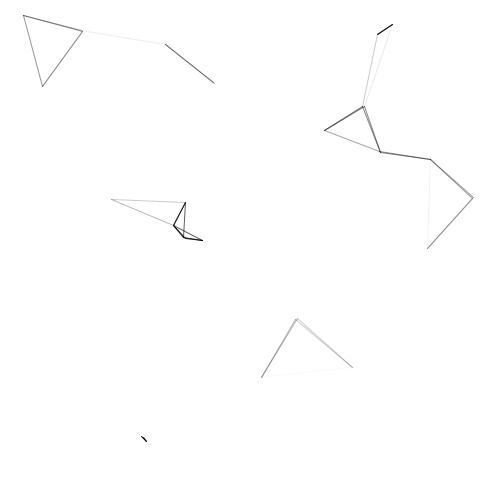
Frame 1 (no input)
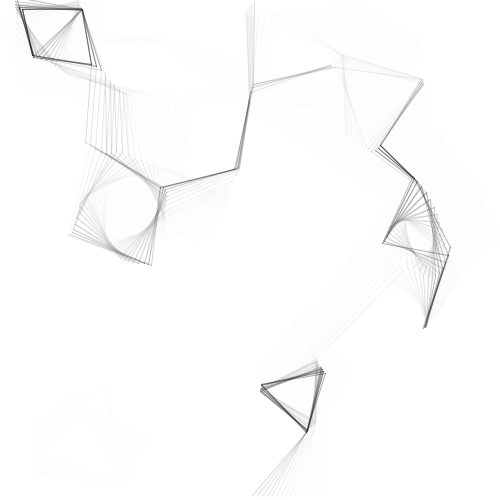
Frame 60 (the mouse pressed at the canvas centre just before this capture)
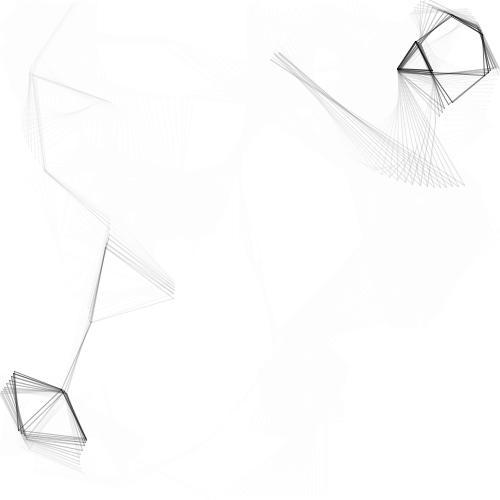
Frame 120 (the mouse held since frame 60 and released just before this capture)

The Processing sketch that drew these frames (run headless with seeded random() and noise(); from frame 60 on, the mouse is pressed at the canvas centre):

// Processing sketch: processing_2923
// ── processing_2923.pde

//dancing shapes.

int numParticles = 25;
float damp = .9;
Particle[] myParticle = new Particle[numParticles];
void setup() {
 size(500, 500);
 background(255);
 fill(0);
 stroke(0, 50);
 for(int i = 0; i < numParticles; i++){
   myParticle[i] = new Particle(random(width), random(height), random(-1, 1), random(-1, 1), i);
 }
}
void draw(){
 fill(255, 50);
 rect(-1, -1, 501, 501);
//  background(255);
 fill(0);
 for(int i = 0; i < numParticles; i++){
   myParticle[i].move();
 }
}
class Particle {
 float x;
 float y;
 float velx;
 float vely;
 float accx;
 float accy;
 int[] distances;
 int myNum;
 int nearest;
 float nearestDist;
 int nearest2;
 float nearestDist2;
Particle(float x_, float y_, float velx_, float vely_, int myNum_){
   x = x_;
   y = y_;
   myNum = myNum_;
   velx = velx_;
   vely = vely_;
 }
 void move(){
   if(myNum != 0){
     nearestDist = dist(myParticle[0].x, myParticle[0].y, myParticle[myNum].x, myParticle[myNum].y);
   }
   if(myNum == 0){
     nearestDist = dist(myParticle[1].x, myParticle[1].y, myParticle[myNum].x, myParticle[myNum].y);
   }
   for(int i = 0; i < numParticles; i++){
     if(i != myNum){
       if(dist(myParticle[i].x, myParticle[i].y, myParticle[myNum].x, myParticle[myNum].y) < nearestDist){
         nearest = i;
         nearestDist = dist(myParticle[i].x, myParticle[i].y, myParticle[myNum].x, myParticle[myNum].y);
       }
     }
   }
   if(nearest != 0 && myNum != 0){
     nearestDist2 = dist(myParticle[0].x, myParticle[0].y, myParticle[myNum].x, myParticle[myNum].y);
   } else if(nearest != 1 && myNum != 1){
     nearestDist2 = dist(myParticle[1].x, myParticle[1].y, myParticle[myNum].x, myParticle[myNum].y);
   } else if(nearest != 2 && myNum != 2){
     nearestDist2 = dist(myParticle[2].x, myParticle[2].y, myParticle[myNum].x, myParticle[myNum].y);
   }
   for(int i = 0; i < numParticles; i++){
     if(i != myNum && i != nearest){
       if(dist(myParticle[i].x, myParticle[i].y, myParticle[myNum].x, myParticle[myNum].y) < nearestDist2){
         nearest2 = i;
         nearestDist2 = dist(myParticle[i].x, myParticle[i].y, myParticle[myNum].x, myParticle[myNum].y);
       }
     }
   }
   accx = (myParticle[myNum].x - myParticle[nearest].x)/dist(myParticle[myNum].x, myParticle[myNum].y, myParticle[nearest].x, myParticle[nearest].y) - 1*(myParticle[myNum].x - myParticle[nearest2].x)/dist(myParticle[myNum].x, myParticle[myNum].y, myParticle[nearest2].x, myParticle[nearest2].y);
   accy = (myParticle[myNum].y - myParticle[nearest].y)/dist(myParticle[myNum].x, myParticle[myNum].y, myParticle[nearest].x, myParticle[nearest].y) - 1*(myParticle[myNum].y - myParticle[nearest2].y)/dist(myParticle[myNum].x, myParticle[myNum].y, myParticle[nearest2].x, myParticle[nearest2].y);
   velx += accx;
   vely += accy;
   velx *= damp;
   vely *= damp;
   if(x > 500){
     x = 499;
     velx *= -1;
   
   }
   if(y < 0){
     y = 1;
     vely *= -1;
   
   }
   if(y > 500){
     y = 499;
     vely *= -1;
   
   }
   if(x < 0){
     x = 1;
     velx *= -1;
   
   }
   x += velx;
   y += vely;
   stroke(0, 255-nearestDist*2.7);
   line(x, y, myParticle[nearest].x, myParticle[nearest].y);
   stroke(0, 255-nearestDist2*2.7);
   line(x, y, myParticle[nearest2].x, myParticle[nearest2].y);
//    ellipse(round(x), round(y), 6, 6);
 }
}
